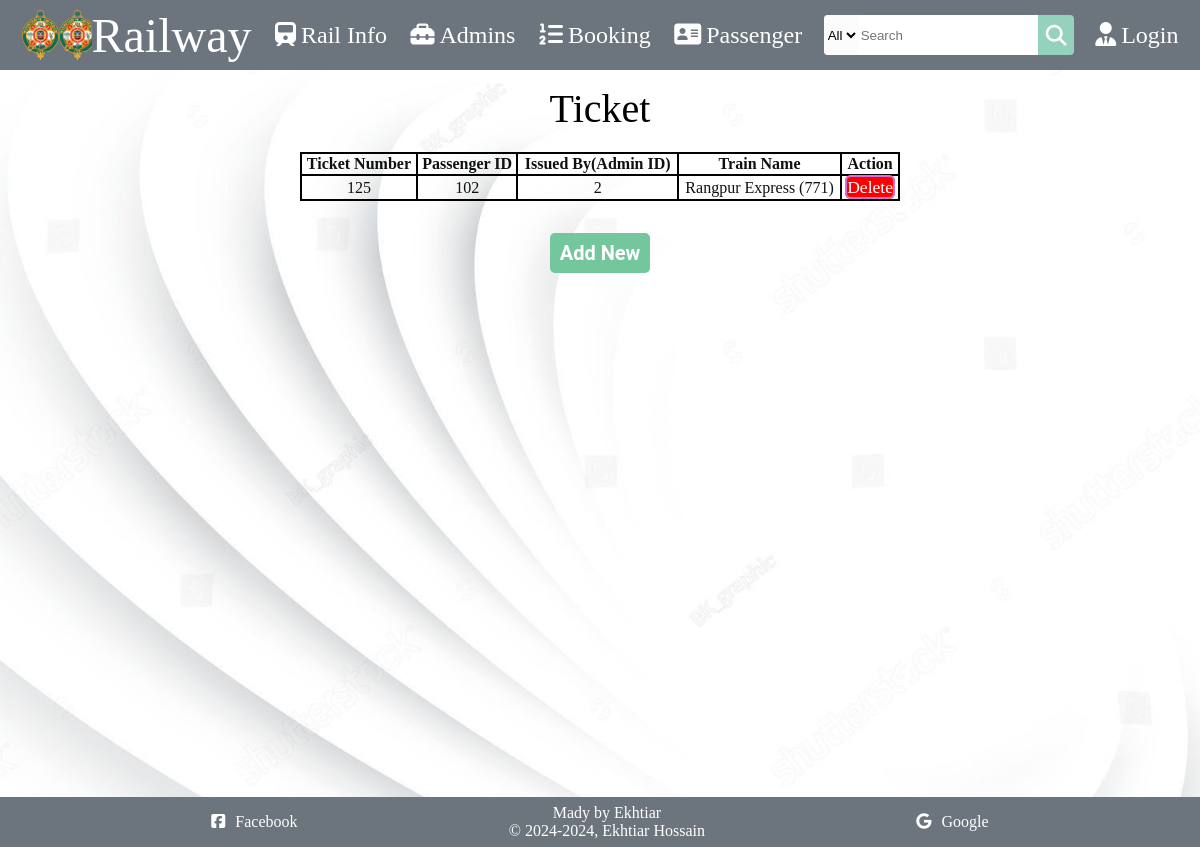
/ticket_table.php, run on the app's committed database.
### tables this page shows
CREATE TABLE `ticket` (
  `t_id` int(11) NOT NULL,
  `p_id` int(11) DEFAULT NULL,
  `a_id` int(11) DEFAULT NULL,
  `train_name` varchar(150) DEFAULT NULL
);

### ticket_table.php (the view, shortened to what this page needs)
<!DOCTYPE html>
<html lang="en">
<head>
</head>
<body>
    <div>
        <div class="body">
            <div class="body2">
                <div class="heading">
                    <p>Ticket</p>
                </div>
                <div id="table_div">
                    <table>
                        <thead>
                            <tr>
                                <th>Ticket Number</td>
                                <th>Passenger ID</td>
                                <th>Issued By(Admin ID)</td>
                                <th>Train Name</td>
                                <th>Action</td>
                            </tr>
                        </thead>
                        <tbody>
                            <?php
                            $server_name="localhost";
                            $username="root";
                            $password="";
                            $database_name="railway_management";
                            $conn=mysqli_connect($server_name, $username, $password, $database_name);
                            $sql= "SELECT * FROM ticket";
                            $result = $conn -> query($sql);
                            while ($row = $result->fetch_assoc()) {
                                echo "<tr>
                                        <td>" . $row["t_id"] . "</td>
                                        <td>" . $row["p_id"] . "</td>
                                        <td>" . $row["a_id"] . "</td>
                                        <td>" . $row["train_name"] . "</td>
                                        <td> <a href='ticket_delete.php?id= ". $row['t_id'] ."' class='log_button' >Delete</a> </td>
                                      </tr>";
                            }
                            ?>
                        </tbody>
                    </table>
                </div>
                <div class="button">
                    <a href="ticket_form.php" class="button_custom">
                        Add New
                    </a>
                </div>
            </div>
        </div>
    </div>
</body>
</html>

### ticket_table.php (style rules this page uses)
* { margin: 0px; border: border-box; }
.body { background-color: pink; display: flex; flex-direction: row; }
.body2 { background-image: url(stock-vector-abstract-white-and-gray-color-modern-design-stripes-background-with-geometric-round-shape-vector-2275076235.jpg); background-size: cover; height: 727px; width: 100%; display: flex; flex-direction: column; align-items: center; }
.heading { font-size: 2.5rem; margin-top: 15px; margin-bottom: 20px; }
table, tr, td, th { border: 2px solid black; border-collapse: collapse; color: #0f1111; }
table { width: 600px; text-align: center; justify-self: center; margin-bottom: 40px; }
.button_custom { font-family: "Roboto", sans-serif; font-size: 20px; font-weight: bold; background-color: #74c69d; height: 30px; width: 100px; padding-top: 8px; padding-bottom: 8px; padding-left: 10px; padding-right: 10px; text-align: center; text-decoration: none; color: white; border-radius: 5px; border: none; }
.log_button { height: 35px; width: 380px; border-radius: 6px; border: 2px solid orchid; margin-bottom: 50px; margin-top: 40px; font-size: 1.1rem; background-color: red; }

### data on the page
ticket: t_id "125", p "102", a "2", train_name "Rangpur Express (771)"
